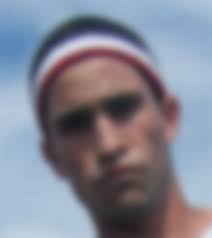
#> input picture python/openCV/Photos/blur.jpg, 212 x 238 px
$ python blur_detection.py   (older library calls are emulated)
#> lines starting #> are read from the running program, lines starting #| are printed output that depends on the picture; long printed decimals are rounded
import cv2
import numpy as np

img = cv2.imread("Photos/blur.jpg",cv2.IMREAD_GRAYSCALE)
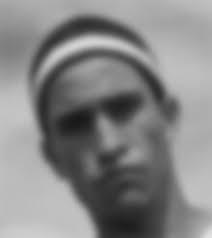
#> img: shape (238, 212); min 24, max 225, mean 133.3

# Helps to find edges
laplacian_var = cv2.Laplacian(img,cv2.CV_64F).var()
#> laplacian_var = 9.96

# lower the value lesser the sharpness of the image
print(laplacian_var)
#| 9.958

cv2.imshow("Img",img)
cv2.waitKey(0)
cv2.destroyAllWindows()
